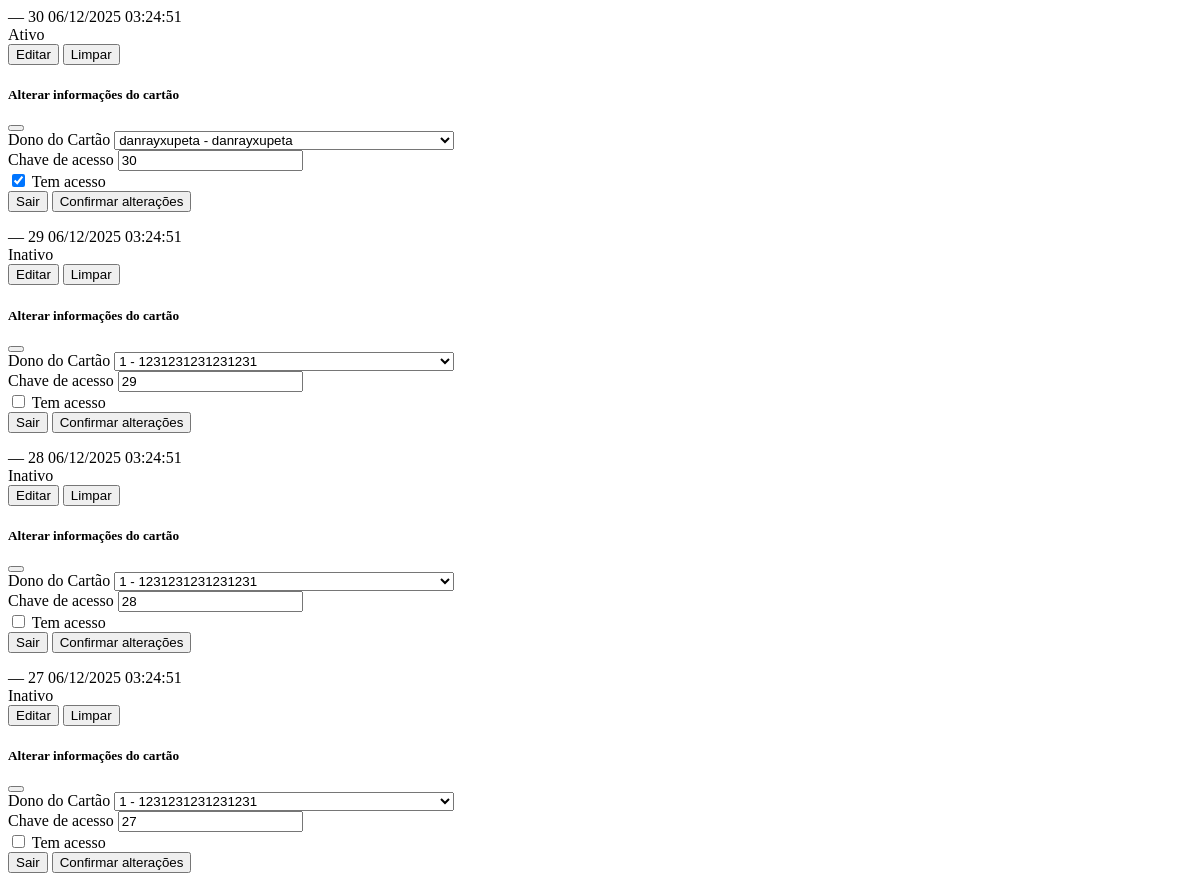
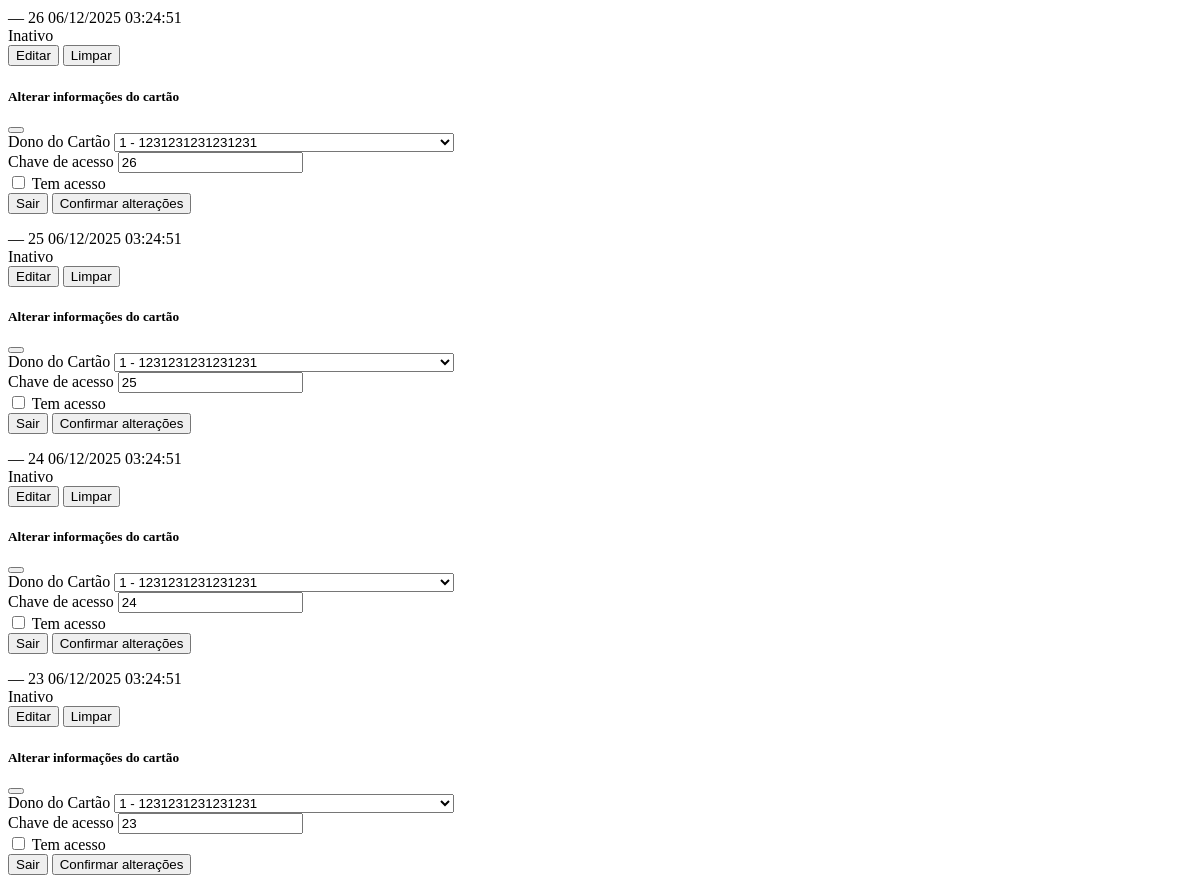
The page /htmx/busca_cartao (signed in, upper part) on the database as committed earlier (2 pictures, top to bottom).
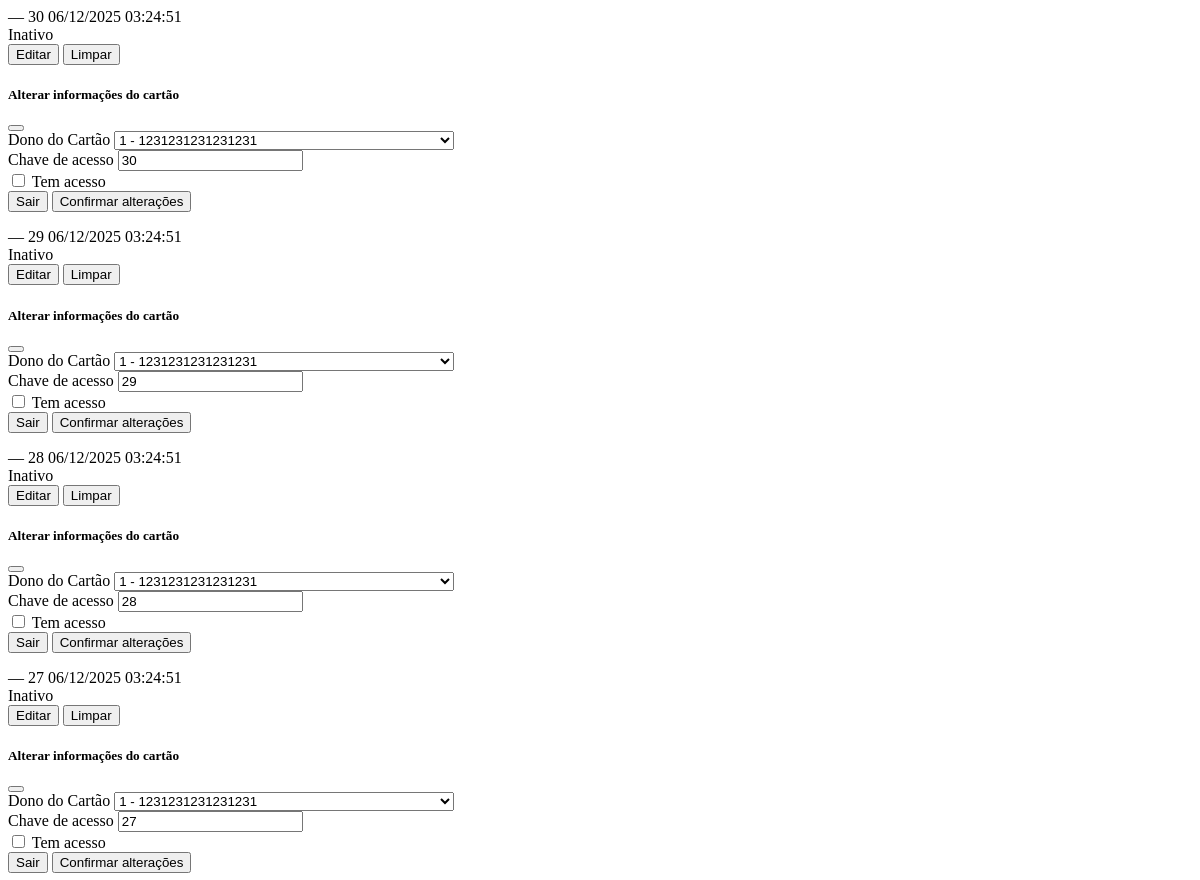
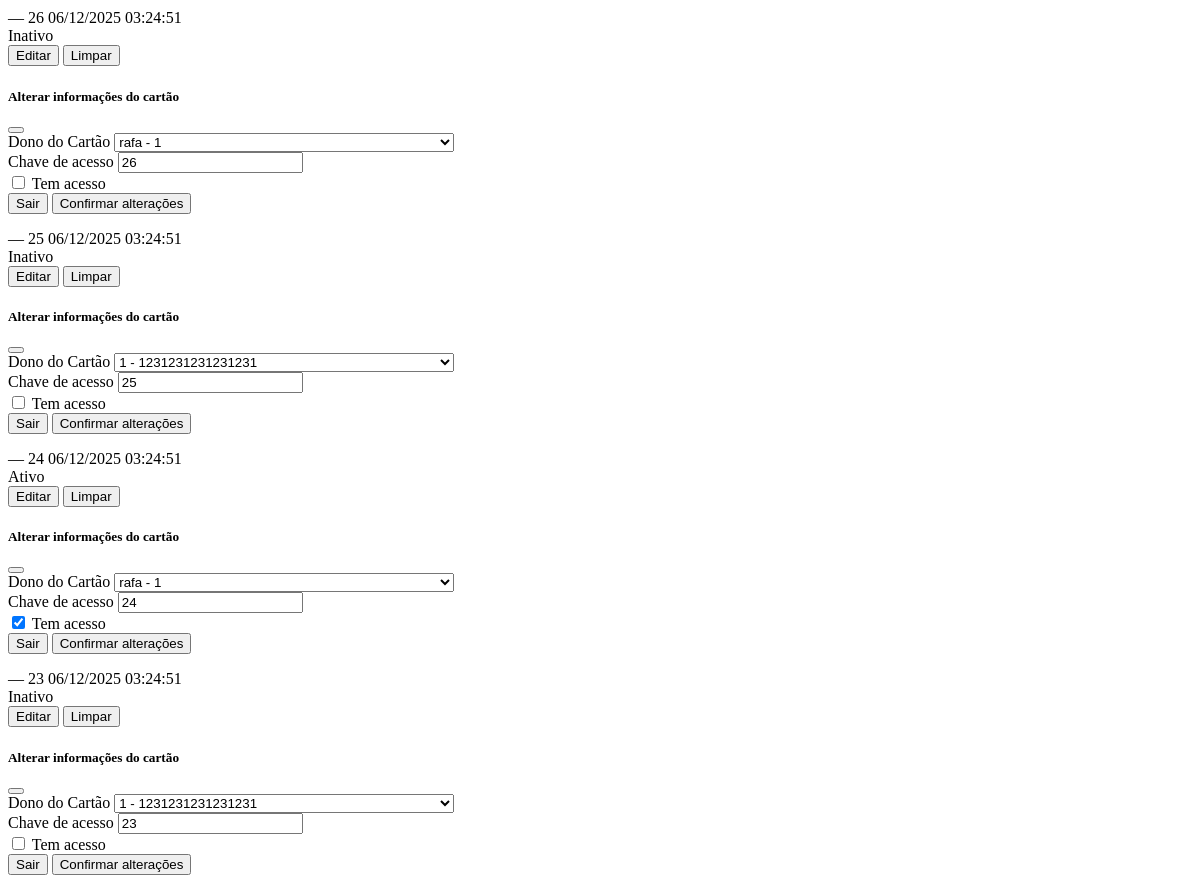
The same page on the database as committed later (2 pictures, top to bottom).
### modelos/cartao.py (models this page shows)
class Cartao(Modelo):
    __tablename__ = "cartoes"
    dono_id = db.Column(db.Integer, nullable=False)
    chave_cartao = db.Column(db.String(120), nullable=False, unique=True)
    tem_acesso = db.Column(db.Boolean, nullable=False)

### modelos/cliente.py (models this page shows, shortened)
class Cliente(Modelo):
    __tablename__ = "clientes"
    nome = db.Column(db.String(120), nullable=False)
    email = db.Column(db.String(120), nullable=False, unique=True)
    documento = db.Column(db.String(120), unique=True, nullable=False)
    tem_acesso = db.Column(db.Boolean, nullable=False)
    tipo = db.Column(db.String(120), nullable=False)

### controladores/controlador_painel.py (the view)
@painel_blueprint.get("/htmx/busca_cartao")
def buscar_cartao():
    pesquisa = request.args.get("pesquisa", "").strip()
    busca = f"%{pesquisa}%"
    clientes_por_nome = Cliente.query.filter(
        Cliente.nome.ilike(busca)
    ).all()
    ids_clientes = [c.id for c in clientes_por_nome]
    cartoes_filtrados = Cartao.query.filter(
        or_(
            Cartao.dono_id.in_(ids_clientes),
            Cartao.chave_cartao.ilike(busca)
        )
    ).order_by(Cartao.id.desc()).paginate(per_page=10)
    clientes = Cliente.query.order_by(Cliente.nome).all()
    return render_template(
        "componentes/cartao_body.html",
        cartoes=cartoes_filtrados,
        clientes=clientes  # 🔴 ESSENCIAL
    )

### controladores/controlador_painel.py (called while the page is built)
@painel_blueprint.before_request
def painel_before_request():
    if session.get("usuario") is None:
        return redirect("/")

### vistas/templates/componentes/cartao_body.html
<tbody id="resultados-busca">
    {% for cartao in cartoes %}
        {% include "componentes/cartao_unico.html" %}
    {% endfor %}
</tbody>

### vistas/templates/componentes/cartao_unico.html (shortened to what this page needs)
<tr id="linha-cartao-{{ cartao.id }}">
    <th scope="row">
        {% if cartao.dono_id in mapa_cartao %}
            {{ mapa_cartao[cartao.dono_id].nome }}
        {% else %}
            —
        {% endif %}
    </th>
    <td>{{ cartao.chave_cartao }}</td>
    <td>
        {% if cartao.data_criacao %}
            {{ cartao.data_criacao.strftime("%d/%m/%Y %H:%M:%S") }}
        {% else %}
            —
        {% endif %}
    </td>
    <td>
        <div class="fw-bold d-flex justify-content-center text-white {% if cartao.tem_acesso %}status-tabela-ativo{% else %}status-tabela-inativo{% endif %}">
            {% if cartao.tem_acesso %}
                Ativo
            {% else %}
                Inativo
            {% endif %}
        </div>
    </td>
    <td class="text-center">
        <button type="button"
                class="botao-modal"
                data-bs-toggle="modal"
                data-bs-target="#modalEditar{{ cartao.id }}">
            <span class="fw-bold editar-tabela d-flex justify-content-center align-items-center text-white hover-scale">
                 Editar
            </span>
        </button>
    </td>
    <td class="text-center">
        <button type="button"
                class="botao-modal fw-bold d-flex justify-content-center align-items-center text-white hover-scale limpar-cartao"
                hx-post="{{ url_for('painel.limpar_cartao', cartao_id=cartao.id) }}"
                hx-target="#linha-cartao-{{ cartao.id }}"
                hx-swap="outerHTML">
            Limpar
        </button>
    </td>
    {% include "componentes/editar_cartao_modal.html" %}
</tr>

### vistas/templates/componentes/editar_cartao_modal.html (shortened to what this page needs)
<div class="modal fade"
     id="modalEditar{{ cartao.id }}"
     tabindex="-1"
     aria-labelledby="modalLabel{{ cartao.id }}"
     aria-hidden="true">
  <div class="modal-dialog modal-dialog-centered">
    <div class="modal-content shadow-lg border-0 rounded-4">
      <div class="modal-header border-0 pb-0">
        <h5 class="modal-title fw-semibold" id="modalLabel{{ cartao.id }}">Alterar informações do cartão</h5>
        <button type="button"
                class="btn-close"
                data-bs-dismiss="modal"
                aria-label="Fechar"></button>
      </div>
      <div class="modal-body px-4">
        <form class="form-update"
              hx-put="/htmx/editar_cartao/{{ cartao.id }}"
              hx-target="#linha-cartao-{{ cartao.id }}"
              hx-swap="outerHTML"
              hx-trigger="submit">
          <div class="mb-3">
            <label class="form-label fw-semibold">Dono do Cartão</label>
            <select class="form-select form-select-lg rounded-3 select2"
                    name="dono_id"
                    required>
              {% for cliente in clientes %}
                <option value="{{ cliente.id }}"
                        {% if cliente.id == cartao.dono_id %}selected{% endif %}>
                  {{ cliente.nome }} - {{ cliente.documento }}
                </option>
              {% endfor %}
            </select>
          </div>
          <div class="mb-3">
            <label class="form-label fw-semibold">Chave de acesso</label>
            <input type="text"
                   class="form-control form-control-lg rounded-3"
                   name="chave_cartao"
                   value="{{ cartao.chave_cartao }}"
                   required>
          </div>
          <div class="form-check form-switch mb-3">
            <input class="form-check-input"
                   type="checkbox"
                   name="tem_acesso"
                   value="1"
                   {% if cartao.tem_acesso %}checked{% endif %}>
            <label class="form-check-label">Tem acesso</label>
          </div>
          <div class="modal-footer border-0 mt-4">
            <button type="button" class="btn btn-outline-danger" data-bs-dismiss="modal">Sair</button>
            <button type="submit" class="btn btn-primary">Confirmar alterações</button>
          </div>
        </form>
      </div>
    </div>
  </div>
</div>

Rows that differ between the two databases and show on the page:
changed Cartao (number 1 of 8 on the later page): dono_id "danrayxupeta - danrayxupeta" → "1 - 1231231231231231"; tem_acesso "☑" → "☐"; tem_acesso "Ativo" → "Inativo"
changed Cartao (number 5 of 8 on the later page): dono_id "1 - 1231231231231231" → "rafa - 1"
changed Cartao (number 7 of 8 on the later page): dono_id "1 - 1231231231231231" → "rafa - 1"; tem_acesso "☐" → "☑"; tem_acesso "Inativo" → "Ativo"
